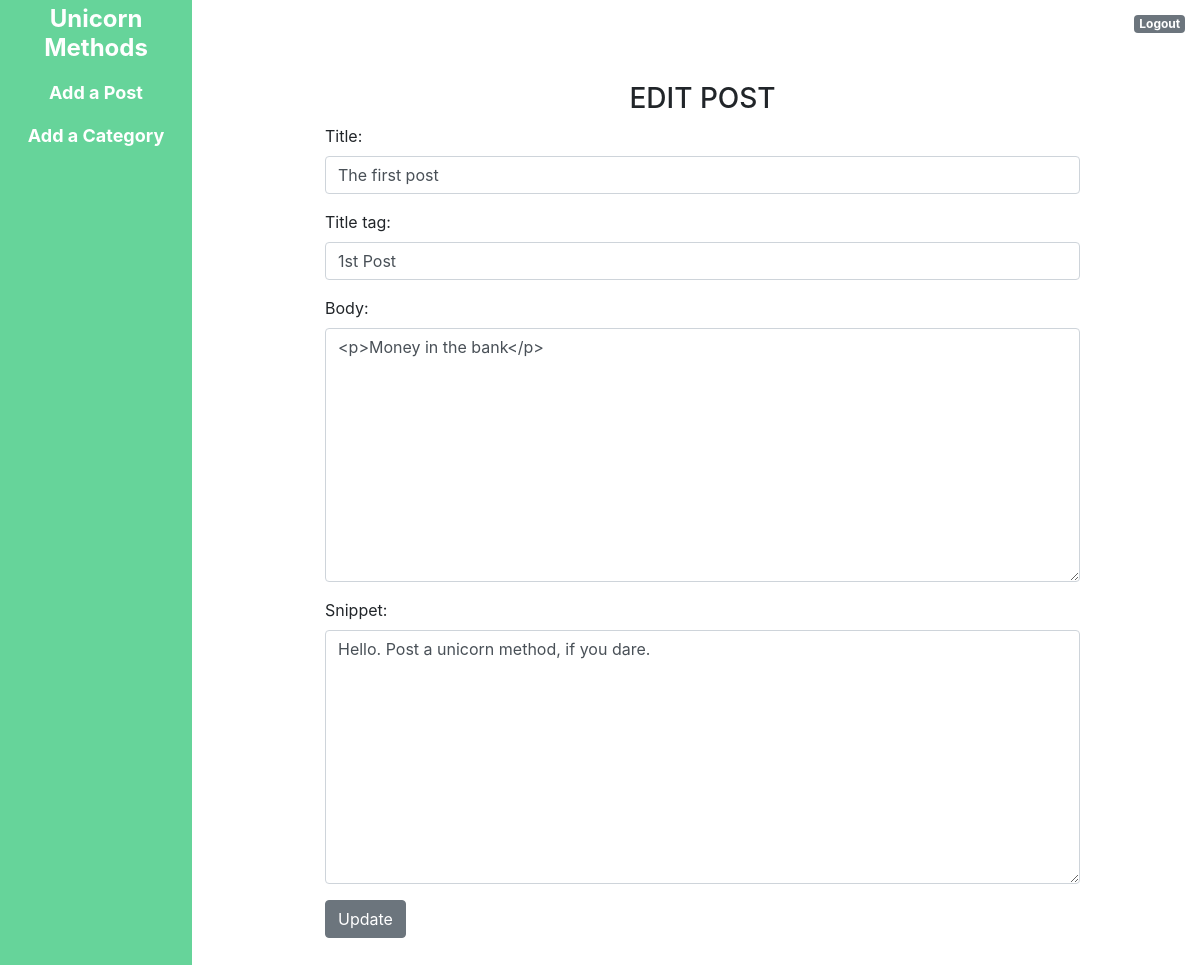
Screenshot of /article/edit/1 (signed in) with the database file from the repository.
### theblog/models.py (models this page shows, shortened)
class Post(models.Model):
	title = models.CharField(max_length= 255)
	header_image = models.ImageField(null=True, blank=True, upload_to="images/")
	title_tag = models.CharField(max_length= 255)
	author = models.ForeignKey(User, on_delete=models.CASCADE)
	body = RichTextField(blank=True, null=True, max_length=50000)
	post_date = models.DateField(auto_now_add=True)
	SEO = models.CharField(max_length = 255)
	category = models.CharField(max_length=350)
	snippet = models.CharField(max_length=50000)
	likes = models.ManyToManyField(User, related_name= 'blog_posts')

### theblog/views.py (the view)
# urls.py: path('article/edit/<int:pk>', UpdatePostView.as_view(), name ='update_post'),
class UpdatePostView(UpdateView):
	model = Post
	form_class = EditForm
	template_name = 'update_post.html'
	def get_context_data(self, *args, **kwargs):
		cat_menu = Category.objects.all()
		context = super(UpdatePostView, self).get_context_data(*args, **kwargs)
		context["cat_menu"] = cat_menu
		return context

### theblog/forms.py
class EditForm(forms.ModelForm):
	class Meta:
		model = Post
		fields = ('title', 'title_tag', 'body', 'snippet')
		widgets = {
			'title': forms.TextInput(attrs={'class': 'form-control'}),
			'title_tag': forms.TextInput(attrs={'class': 'form-control'}),
			'body': forms.Textarea(attrs={'class': 'form-control'}),
			'snippet': forms.Textarea(attrs={'class': 'form-control'}),
		}

### theblog/models.py (called while the page is built)
	def __str__(self):
		return self.name

### theblog/templates/update_post.html (shortened to what this page needs)
{% extends 'base.html' %}
{% block content %}
<div class= "home">
{% if user.is_authenticated %}
	{% if user.id == post.author.id %}
		<br/><h3><center> EDIT POST</center> </h3>
		<div class="form-group">
			<form method= "POST">
				{{ form.as_p }}
				<button class="btn btn-secondary">Update</button>
		</div>
	{% else %}
		ACCESS DENIED
	{% endif %}
{% else %}
ACCESS DENIED
{% endif %}
	<br/>
	<br/>
	<br/>
</div>
{% endblock %}

### static/theblog/css/main.css (style rules this page uses)
.home { padding-left: 280px; padding-right: 75px; padding-top: 0px; }

### rows the page displays
Post: title "The first post", title_tag "1st Post", body "<p>Money in the bank</p>", snippet "Hello. Post a unicorn method, if you dare."
